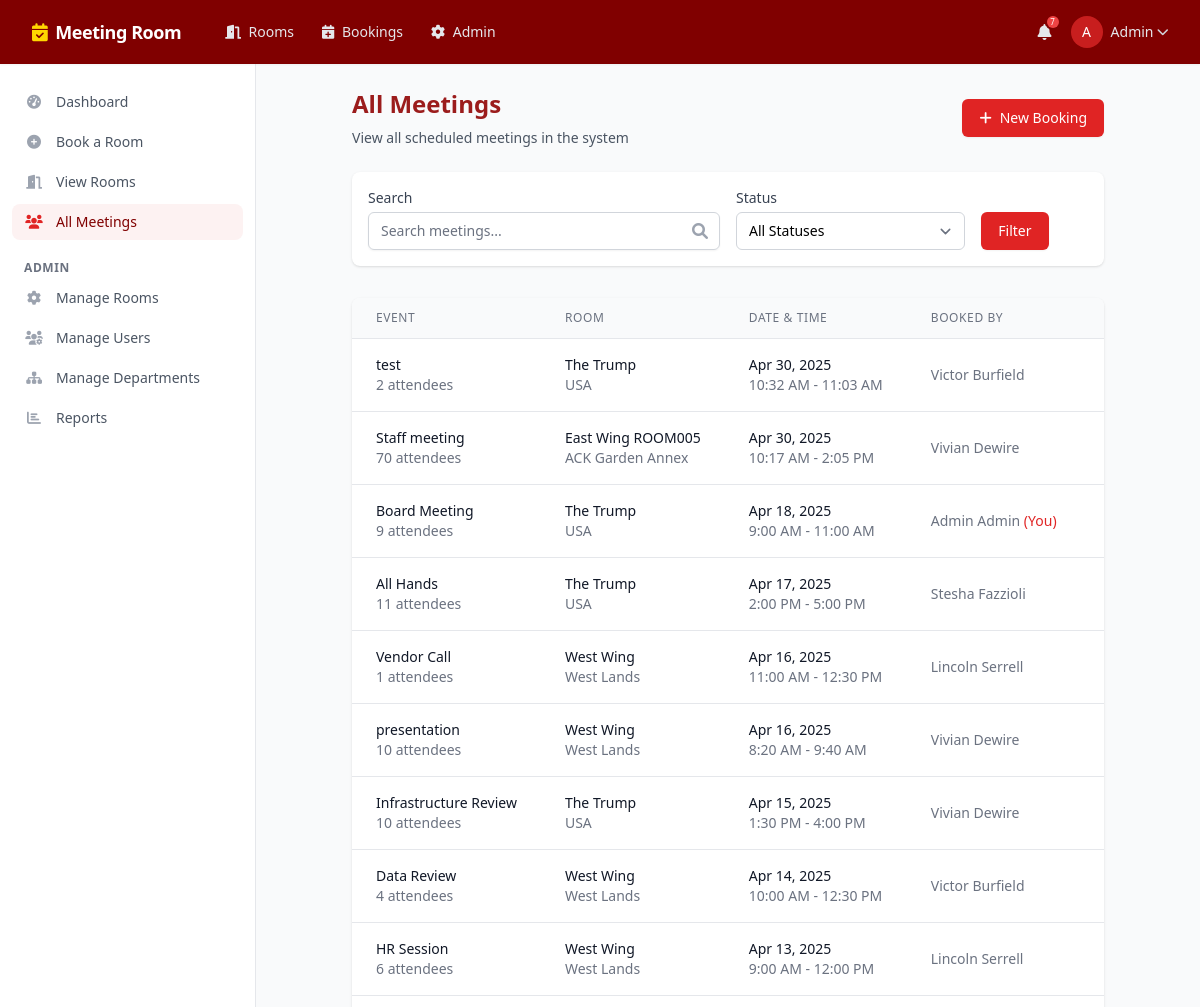
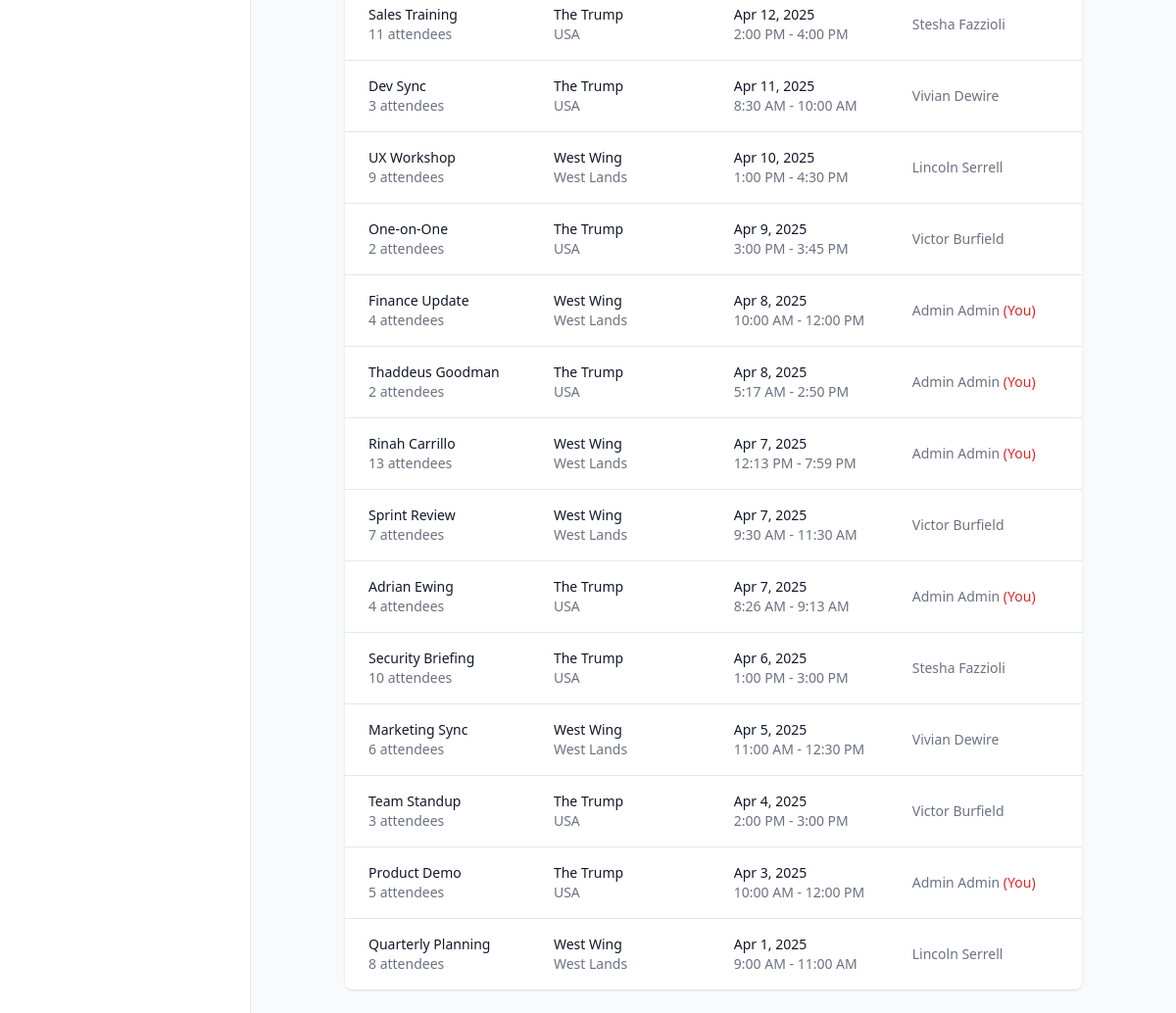
The page /meetings.php (signed in) on the database its author committed (2 pictures, top to bottom).
### tables this page shows
CREATE TABLE bookings (
    booking_id INTEGER PRIMARY KEY AUTOINCREMENT,
    room_id INTEGER NOT NULL,
    user_id INTEGER NOT NULL,
    event_name TEXT NOT NULL,
    start_time DATETIME NOT NULL,
    end_time DATETIME NOT NULL,
    attendees_count INTEGER NOT NULL,
    status TEXT DEFAULT 'Pending', -- Pending, Approved, Rejected, Cancelled, Completed
    approver_id INTEGER,
    approval_notes TEXT,
    google_calendar_event_id TEXT, -- For calendar integration
    created_at DATETIME DEFAULT CURRENT_TIMESTAMP,
    FOREIGN KEY (room_id) REFERENCES boardrooms(room_id),
    FOREIGN KEY (user_id) REFERENCES users(user_id),
    FOREIGN KEY (approver_id) REFERENCES users(user_id)
);

CREATE TABLE boardrooms (
    room_id INTEGER PRIMARY KEY AUTOINCREMENT,
    room_name TEXT NOT NULL UNIQUE,
    capacity INTEGER NOT NULL,
    location TEXT NOT NULL,
    amenities TEXT, -- JSON string of available amenities
    is_active BOOLEAN DEFAULT TRUE,
    thumbnail_url TEXT -- URL for room image
);

### meetings.php (the view, shortened to what this page needs)
<?php
require_once 'includes/header.php';
$statusFilter = isset($_GET['status']) ? $_GET['status'] : '';
$searchQuery = isset($_GET['search']) ? '%' . $_GET['search'] . '%' : '%';
$query = "
    SELECT
        b.*,
        r.room_name,
        r.location,
        u.first_name || ' ' || u.last_name as booked_by,
        (u.user_id = :current_user_id) as is_my_booking
    FROM bookings b
    JOIN boardrooms r ON b.room_id = r.room_id
    JOIN users u ON b.user_id = u.user_id
    WHERE
        (b.event_name LIKE :search OR r.room_name LIKE :search OR u.first_name LIKE :search OR u.last_name LIKE :search)
";
$params = [
    ':search' => $searchQuery,
    ':current_user_id' => $userId
];
$query .= " ORDER BY b.start_time DESC";
$stmt = $db->prepare($query);
$stmt->execute($params);
$meetings = $stmt->fetchAll(PDO::FETCH_ASSOC);
?>
<main class="py-6 px-4 sm:px-6 lg:px-8" x-data="modal">
    <div class="max-w-7xl mx-auto">
        <div class="px-4 sm:px-6 lg:px-8">
            <div class="sm:flex sm:items-center">
                <div class="sm:flex-auto">
                    <h1 class="text-2xl font-bold text-maroon-800">All Meetings</h1>
                    <p class="mt-2 text-sm text-gray-600">
                        View all scheduled meetings in the system
                    </p>
                </div>
                <div class="mt-4 sm:mt-0 sm:ml-16 sm:flex-none">
                    <a href="book_room.php" class="inline-flex items-center px-4 py-2 border border-transparent text-sm font-medium rounded-md shadow-sm text-white bg-maroon-600 hover:bg-maroon-700 focus:outline-none focus:ring-2 focus:ring-offset-2 focus:ring-maroon-500">
                        <i class="fas fa-plus mr-2"></i> New Booking
                    </a>
                </div>
            </div>
            <div class="mt-6 bg-white shadow rounded-lg p-4">
                <form method="get" class="grid grid-cols-1 gap-y-6 gap-x-4 sm:grid-cols-6">
                    <div class="sm:col-span-3">
                        <label for="search" class="block text-sm font-medium text-gray-700">Search</label>
                        <div class="mt-1 relative rounded-md shadow-sm">
                            <input type="text" name="search" id="search" value="<?= isset($_GET['search']) ? htmlspecialchars($_GET['search']) : '' ?>"
                                class="block w-full pr-10 border-gray-300 focus:ring-maroon-500 focus:border-maroon-500 sm:text-sm rounded-md"
                                placeholder="Search meetings...">
                            <div class="absolute inset-y-0 right-0 pr-3 flex items-center pointer-events-none">
                            </div>
                        </div>
                    </div>
                    <div class="sm:col-span-2">
                        <label for="status" class="block text-sm font-medium text-gray-700">Status</label>
                        <select id="status" name="status" class="mt-1 block w-full pl-3 pr-10 py-2 text-base border-gray-300 focus:outline-none focus:ring-maroon-500 focus:border-maroon-500 sm:text-sm rounded-md">
                            <option value="all" <?= $statusFilter === 'all' || !$statusFilter ? 'selected' : '' ?>>All Statuses</option>
                        </select>
                    </div>
                    <div class="sm:col-span-1 flex items-end">
                        <button type="submit" class="inline-flex justify-center py-2 px-4 border border-transparent shadow-sm text-sm font-medium rounded-md text-white bg-maroon-600 hover:bg-maroon-700 focus:outline-none focus:ring-2 focus:ring-offset-2 focus:ring-maroon-500">
                            Filter
                        </button>
                    </div>
                </form>
            </div>
            <div class="mt-8 bg-white shadow rounded-lg overflow-hidden">
                <div class="overflow-x-auto">
                    <table class="min-w-full divide-y divide-gray-200">
                        <thead class="bg-gray-50">
                            <tr>
                                <th scope="col" class="px-6 py-3 text-left text-xs font-medium text-gray-500 uppercase tracking-wider">
                                    Event
                                </th>
                                <th scope="col" class="px-6 py-3 text-left text-xs font-medium text-gray-500 uppercase tracking-wider">
                                    Room
                                </th>
                                <th scope="col" class="px-6 py-3 text-left text-xs font-medium text-gray-500 uppercase tracking-wider">
                                    Date & Time
                                </th>
                                <th scope="col" class="px-6 py-3 text-left text-xs font-medium text-gray-500 uppercase tracking-wider">
                                    Booked By
                                </th>
                                <th scope="col" class="px-6 py-3 text-left text-xs font-medium text-gray-500 uppercase tracking-wider">
                                </th>
                            </tr>
                        </thead>
                        <tbody class="bg-white divide-y divide-gray-200">
                            <?php foreach ($meetings as $meeting):
                                $startTime = new DateTime($meeting['start_time']);
                                $endTime = new DateTime($meeting['end_time']);
                                $isMyBooking = $meeting['is_my_booking'];
                            ?>
                                <tr>
                                    <td class="px-6 py-4 whitespace-nowrap">
                                        <div class="text-sm font-medium text-gray-900"><?= htmlspecialchars($meeting['event_name']) ?></div>
                                        <div class="text-sm text-gray-500"><?= $meeting['attendees_count'] ?> attendees</div>
                                    </td>
                                    <td class="px-6 py-4 whitespace-nowrap">
                                        <div class="text-sm text-gray-900"><?= htmlspecialchars($meeting['room_name']) ?></div>
                                        <div class="text-sm text-gray-500"><?= htmlspecialchars($meeting['location']) ?></div>
                                    </td>
                                    <td class="px-6 py-4 whitespace-nowrap">
                                        <div class="text-sm text-gray-900"><?= $startTime->format('M j, Y') ?></div>
                                        <div class="text-sm text-gray-500"><?= $startTime->format('g:i A') ?> - <?= $endTime->format('g:i A') ?></div>
                                    </td>
                                    <td class="px-6 py-4 whitespace-nowrap text-sm text-gray-500">
                                        <?= htmlspecialchars($meeting['booked_by']) ?>
                                        <?= $isMyBooking ? '<span class="text-maroon-600">(You)</span>' : '' ?>
                                    </td>
                                    <td class="px-6 py-4 whitespace-nowrap">
                                    </td>
                                </tr>
                            <?php endforeach; ?>
                        </tbody>
                    </table>
                </div>
            </div>
        </div>
    </div>
</main>
</body>
</html>

### rows shown on the page
bookings: event_name "test", attendees_count "2", room.room_name "The Trump", room.location "USA", start_time "Apr 30, 2025", start_time "10:32 AM", end_time "11:03 AM", booked_by "Victor Burfield"
bookings: event_name "Staff meeting", attendees_count "70", room.room_name "East Wing ROOM005", room.location "ACK Garden Annex", start_time "Apr 30, 2025", start_time "10:17 AM", end_time "2:05 PM", booked_by "Vivian Dewire"
bookings: event_name "Board Meeting", attendees_count "9", room.room_name "The Trump", room.location "USA", start_time "Apr 18, 2025", start_time "9:00 AM", end_time "11:00 AM", booked_by "Admin Admin", shows "(You)"
bookings: event_name "All Hands", attendees_count "11", room.room_name "The Trump", room.location "USA", start_time "Apr 17, 2025", start_time "2:00 PM", end_time "5:00 PM", booked_by "Stesha Fazzioli"
bookings: event_name "Vendor Call", attendees_count "1", room.room_name "West Wing", room.location "West Lands", start_time "Apr 16, 2025", start_time "11:00 AM", end_time "12:30 PM", booked_by "Lincoln Serrell"
bookings: event_name "presentation", attendees_count "10", room.room_name "West Wing", room.location "West Lands", start_time "Apr 16, 2025", start_time "8:20 AM", end_time "9:40 AM", booked_by "Vivian Dewire"
bookings: event_name "Infrastructure Review", attendees_count "10", room.room_name "The Trump", room.location "USA", start_time "Apr 15, 2025", start_time "1:30 PM", end_time "4:00 PM", booked_by "Vivian Dewire"
bookings: event_name "Data Review", attendees_count "4", room.room_name "West Wing", room.location "West Lands", start_time "Apr 14, 2025", start_time "10:00 AM", end_time "12:30 PM", booked_by "Victor Burfield"
bookings: event_name "HR Session", attendees_count "6", room.room_name "West Wing", room.location "West Lands", start_time "Apr 13, 2025", start_time "9:00 AM", end_time "12:00 PM", booked_by "Lincoln Serrell"
bookings: event_name "Sales Training", attendees_count "11", room.room_name "The Trump", room.location "USA", start_time "Apr 12, 2025", start_time "2:00 PM", end_time "4:00 PM", booked_by "Stesha Fazzioli"
bookings: event_name "Dev Sync", attendees_count "3", room.room_name "The Trump", room.location "USA", start_time "Apr 11, 2025", start_time "8:30 AM", end_time "10:00 AM", booked_by "Vivian Dewire"
bookings: event_name "UX Workshop", attendees_count "9", room.room_name "West Wing", room.location "West Lands", start_time "Apr 10, 2025", start_time "1:00 PM", end_time "4:30 PM", booked_by "Lincoln Serrell"
bookings: event_name "One-on-One", attendees_count "2", room.room_name "The Trump", room.location "USA", start_time "Apr 9, 2025", start_time "3:00 PM", end_time "3:45 PM", booked_by "Victor Burfield"
bookings: event_name "Finance Update", attendees_count "4", room.room_name "West Wing", room.location "West Lands", start_time "Apr 8, 2025", start_time "10:00 AM", end_time "12:00 PM", booked_by "Admin Admin", shows "(You)"
bookings: event_name "Thaddeus Goodman", attendees_count "2", room.room_name "The Trump", room.location "USA", start_time "Apr 8, 2025", start_time "5:17 AM", end_time "2:50 PM", booked_by "Admin Admin", shows "(You)"
bookings: event_name "Rinah Carrillo", attendees_count "13", room.room_name "West Wing", room.location "West Lands", start_time "Apr 7, 2025", start_time "12:13 PM", end_time "7:59 PM", booked_by "Admin Admin", shows "(You)"
bookings: event_name "Sprint Review", attendees_count "7", room.room_name "West Wing", room.location "West Lands", start_time "Apr 7, 2025", start_time "9:30 AM", end_time "11:30 AM", booked_by "Victor Burfield"
bookings: event_name "Adrian Ewing", attendees_count "4", room.room_name "The Trump", room.location "USA", start_time "Apr 7, 2025", start_time "8:26 AM", end_time "9:13 AM", booked_by "Admin Admin", shows "(You)"
bookings: event_name "Security Briefing", attendees_count "10", room.room_name "The Trump", room.location "USA", start_time "Apr 6, 2025", start_time "1:00 PM", end_time "3:00 PM", booked_by "Stesha Fazzioli"
bookings: event_name "Marketing Sync", attendees_count "6", room.room_name "West Wing", room.location "West Lands", start_time "Apr 5, 2025", start_time "11:00 AM", end_time "12:30 PM", booked_by "Vivian Dewire"
bookings: event_name "Team Standup", attendees_count "3", room.room_name "The Trump", room.location "USA", start_time "Apr 4, 2025", start_time "2:00 PM", end_time "3:00 PM", booked_by "Victor Burfield"
bookings: event_name "Product Demo", attendees_count "5", room.room_name "The Trump", room.location "USA", start_time "Apr 3, 2025", start_time "10:00 AM", end_time "12:00 PM", booked_by "Admin Admin", shows "(You)"
bookings: event_name "Quarterly Planning", attendees_count "8", room.room_name "West Wing", room.location "West Lands", start_time "Apr 1, 2025", start_time "9:00 AM", end_time "11:00 AM", booked_by "Lincoln Serrell"

### other values the page prints
$unreadNotifications "7"
substr($_SESSION['first_name'], 0, 1) "A"
$_SESSION['first_name'] "Admin"
